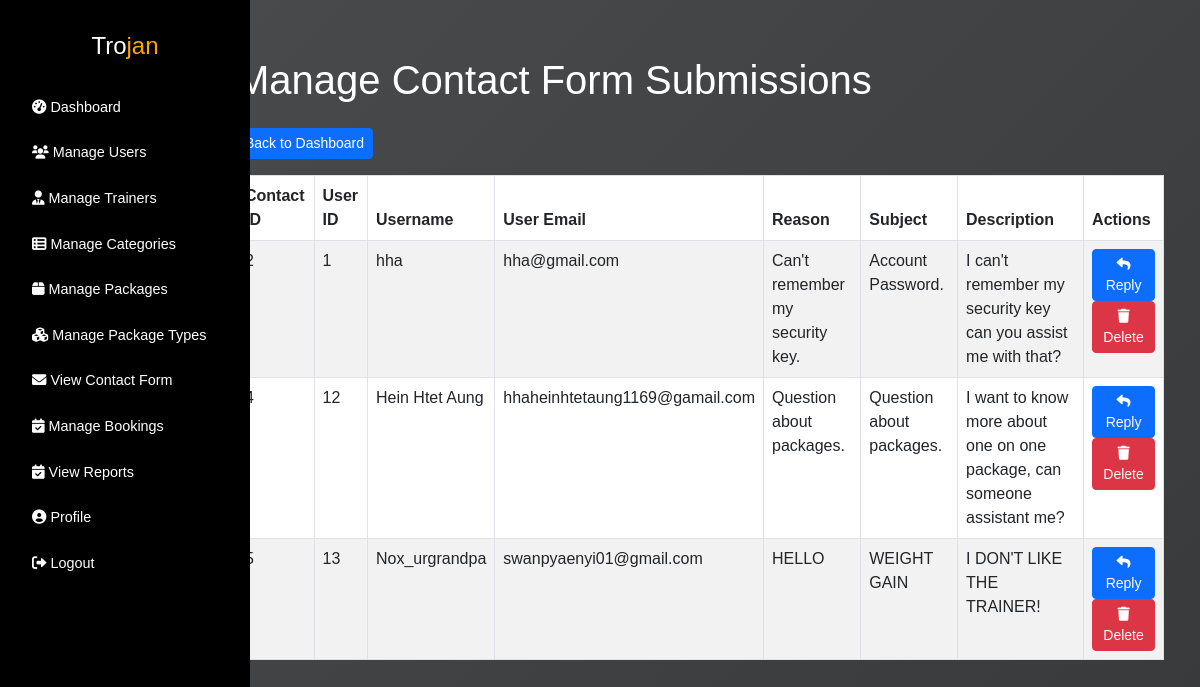
The page /viewcontactform (signed in) on the database its author committed.
### tables this page shows
CREATE TABLE "contact_form" (
	"contactid"	INTEGER,
	"userid"	INTEGER,
	"username"	TEXT NOT NULL,
	"useremail"	TEXT NOT NULL,
	"reason"	TEXT,
	"subject"	TEXT NOT NULL,
	"description"	TEXT NOT NULL,
	PRIMARY KEY("contactid" AUTOINCREMENT)
);

### app.py (the view)
@app.route("/viewcontactform")
def viewcontactform():
    adminid = session.get('adminid')
    if not adminid:
        flash("You need to log in to access this page.", "danger")
        return redirect(url_for('login'))
    current_page = request.args.get('page', 1, type=int)
    contact_forms_per_page = 5  # Number of contact form submissions to display per page
    offset = (current_page - 1) * contact_forms_per_page
    connection = sqlite3.connect("Trojan.db")
    connection.row_factory = sqlite3.Row
    cursor = connection.cursor()
    try:
        cursor.execute("SELECT COUNT(*) FROM contact_form")
        total_contact_forms = cursor.fetchone()[0]
        total_pages = (total_contact_forms + contact_forms_per_page - 1) // contact_forms_per_page  # Ceiling division
        cursor.execute(
            "SELECT * FROM contact_form LIMIT ? OFFSET ?",
            (contact_forms_per_page, offset)
        )
        contact_forms = cursor.fetchall()
        start_page = max(1, current_page - 1)
        end_page = min(total_pages, current_page + 1)
        page_range = list(range(start_page, end_page + 1))
    except sqlite3.Error as e:
        flash(f"An error occurred while retrieving contact forms: {e}", "danger")
        contact_forms = []
        total_pages = 1
        page_range = []
    finally:
        connection.close()
    return render_template(
        "managecontactform.html",
        contact_forms=contact_forms,
        current_page=current_page,
        total_pages=total_pages,
        page_range=page_range,
        adminid=adminid
    )

### templates/managecontactform.html (shortened to what this page needs)
{% extends "layout.html" %}  {% block content %}
<div class="container-fluid mt-4">
  <h1 class="mb-4" style="color: white">Manage Contact Form Submissions</h1>
  <a href="{{ url_for('admindashboard') }}" class="btn btn-primary btn-sm mb-3">
    Back to Dashboard
  </a>
  {% if contact_forms %}
  <div class="table-responsive">
    <table class="table table-bordered table-striped">
      <thead class="thead-dark">
        <tr>
          <th class="contact-id-column">Contact ID</th>
          <th class="user-id-column">User ID</th>
          <th class="username-column">Username</th>
          <th class="email-column">User Email</th>
          <th class="reason-column">Reason</th>
          <th class="subject-column">Subject</th>
          <th class="description-column">Description</th>
          <th class="actions-column">Actions</th>
        </tr>
      </thead>
      <tbody>
        {% for contact in contact_forms %}
        <tr>
          <td class="contact-id-column">{{ contact['contactid'] }}</td>
          <td class="user-id-column">{{ contact['userid'] }}</td>
          <td class="username-column">{{ contact['username'] }}</td>
          <td class="email-column">{{ contact['useremail'] }}</td>
          <td class="reason-column">{{ contact['reason'] }}</td>
          <td class="subject-column">{{ contact['subject'] }}</td>
          <td class="description-column">{{ contact['description'] }}</td>
          <td class="actions-column">
            <a
              href="{{ url_for('reply_contactform', contactid=contact['contactid']) }}"
              class="btn btn-primary btn-sm"
            >
              <i class="fas fa-reply"></i> Reply
            </a>
            <form
              action="{{ url_for('delete_contactform', contactid=contact['contactid']) }}"
              method="post"
              style="display: inline"
            >
              <button
                type="submit"
                class="btn btn-danger btn-sm"
                onclick="return confirm('Are you sure you want to delete this contact form?');"
              >
                <i class="fas fa-trash"></i> Delete
              </button>
            </form>
          </td>
        </tr>
        {% endfor %}
      </tbody>
    </table>
  </div>
  {% else %}
  <p>No contact form submissions found.</p>
  {% endif %}
</div>
{% endblock %}

### static/css/layout.css (style rules this page uses)
body { font-family: Arial, sans-serif; margin: 0; background: linear-gradient(135deg, #4a4c4e 0%, #37393a 100%) no-repeat center center fixed; }

### rows shown on the page
contact_form: userid "1", username "hha", useremail "hha@gmail.com", reason "Can't remember my security key.", subject "Account Password.", description "I can't remember my security key can you assist me with that?"
contact_form: userid "12", username "Hein Htet Aung", useremail "hhaheinhtetaung1169@gamail.com", reason "Question about packages.", subject "Question about packages.", description "I want to know more about one on one package, can someone assistant me?"
contact_form: userid "13", username "Nox_urgrandpa", useremail "swanpyaenyi01@gmail.com", reason "HELLO", subject "WEIGHT GAIN", description "I DON'T LIKE THE TRAINER!"
